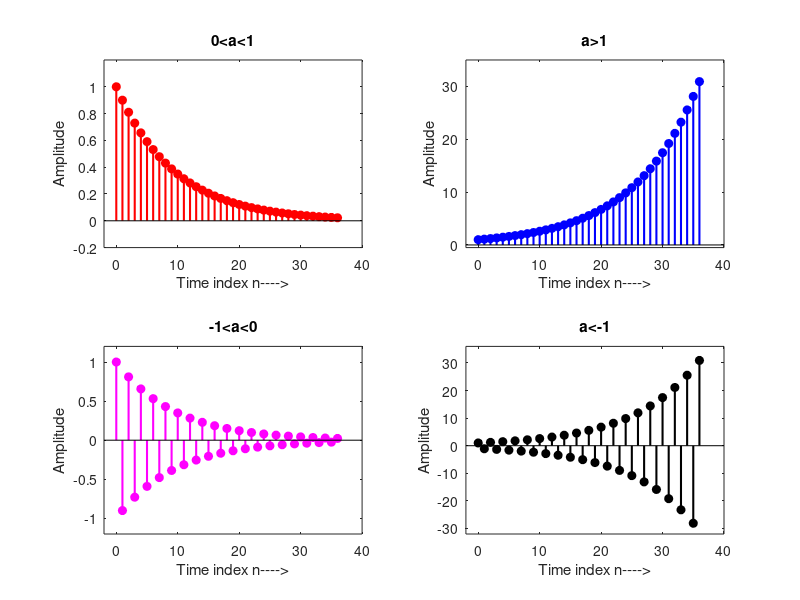

Write MATLAB code to recreate this figure.

%  Program V1_6 

%%% Generation and Display of Generation of Discrete Time Real Exponential
%%% Sequences 
%%% Developed by Dr. M. Venu Gopala Rao, 
%%% Email: mvgr03@kluniversity.in,  mvgr03@gmail.com

clear all; close all; clc;

N = 36; 
n = 0:N;

x1 = (0.9).^n;
subplot(2,2,1); stem(n,real(x1),'r','fill', 'LineWidth', 1.5);
title('0<a<1');axis([-2 40 -0.2 1.2]);
xlabel('Time index n---->');ylabel('Amplitude');

x2 = (1.1).^n;
subplot(2,2,2); stem(n,x2,'b','fill', 'LineWidth', 1.5);
title('a>1'); axis([-2 40 -0.5 35]);
xlabel('Time index n---->');ylabel('Amplitude');

x3 = (-0.9).^n;
subplot(2,2,3); stem(n,x3,'m','fill', 'LineWidth', 1.5);
title('-1<a<0');axis([-2 40 -1.2 1.2]);
xlabel('Time index n---->');ylabel('Amplitude');

x4 = (-1.1).^n;
subplot(2,2,4); stem(n,x4,'k','fill', 'LineWidth', 1.5);
title('a<-1');axis([-2 40 -32 36]);
xlabel('Time index n---->');ylabel('Amplitude');
